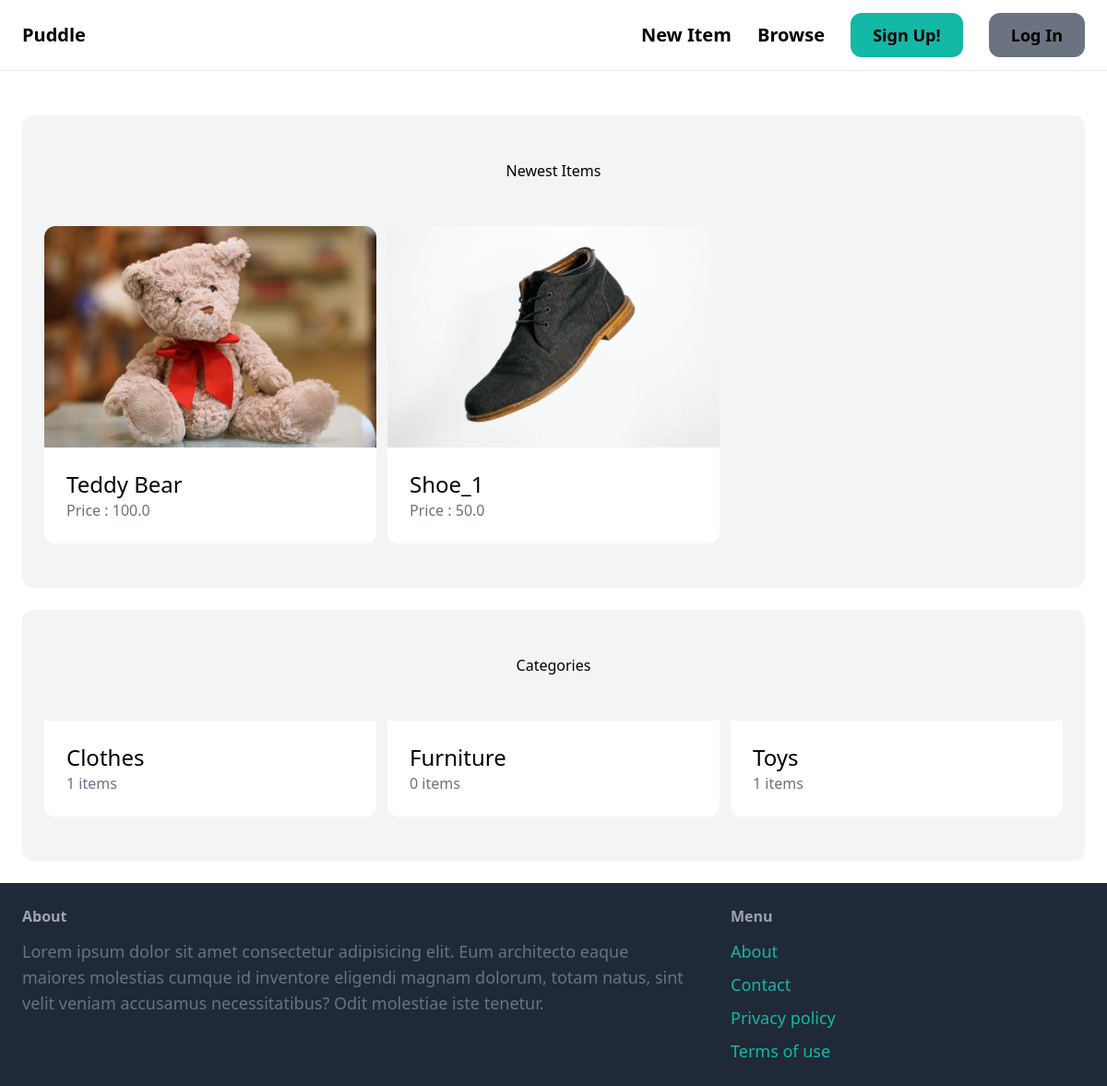
The app's page /, older data.
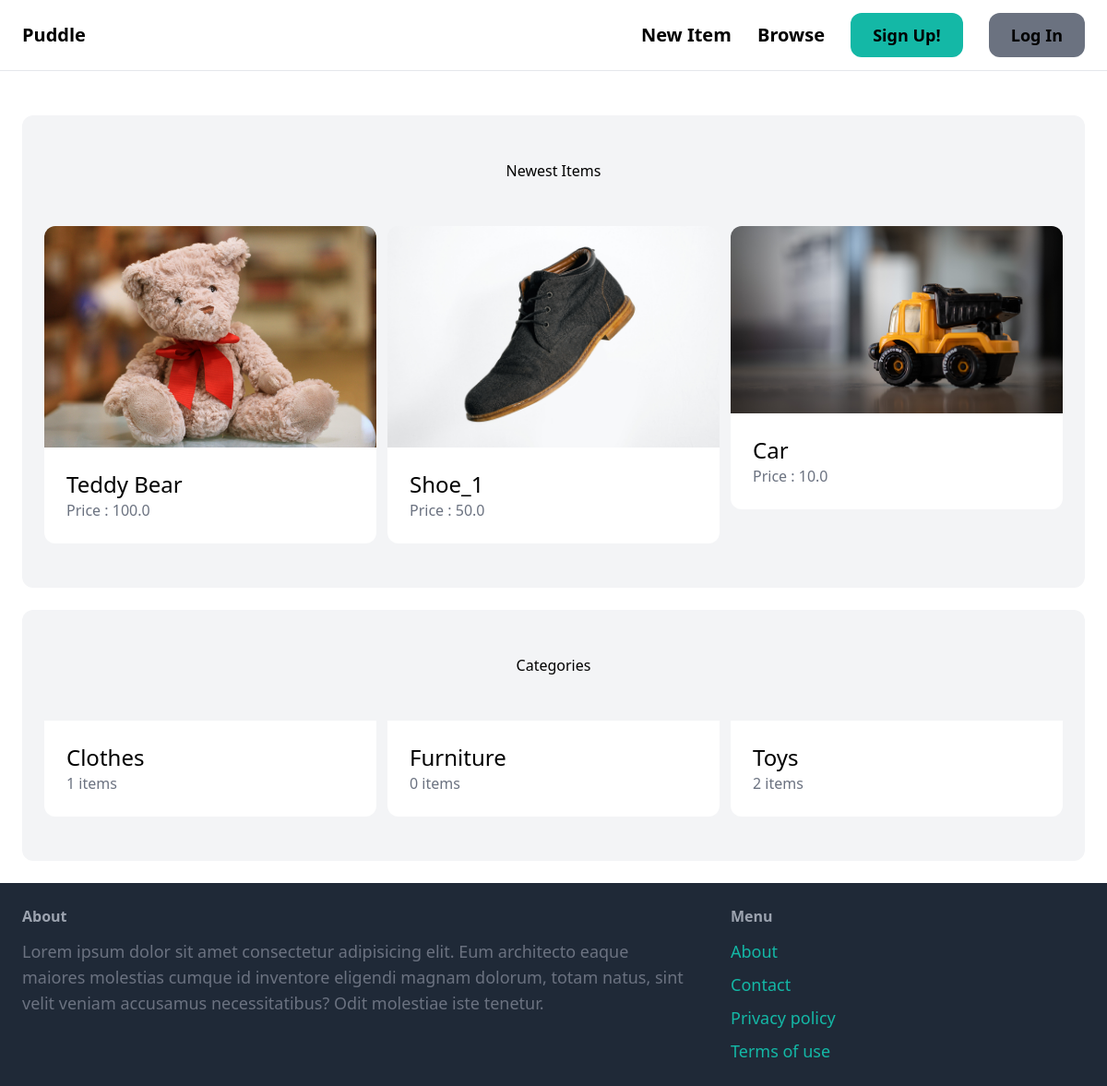
The same page, newer data.
### item/models.py (models this page shows, shortened)
class Item(models.Model):
    category = models.ForeignKey(Category, related_name='items', on_delete=models.CASCADE)
    name = models.CharField(max_length=255)
    description = models.TextField(blank=True, null=True)
    price = models.FloatField()
    image = models.ImageField(upload_to='item_images', blank=True, null=True)
    is_sold = models.BooleanField(default=False)
    created_by = models.ForeignKey(User, related_name='items', on_delete=models.CASCADE)
    created_at = models.DateTimeField(auto_now_add=True)

class Category(models.Model):
    name = models.CharField(max_length = 255)
    class Meta:
        ordering = ('name',)
        verbose_name_plural = 'Categories'

### core/views.py (the view)
# urls.py: path('', views.index, name='index'),
def index(request):
    items = Item.objects.filter(is_sold=False)[0:6]
    categories = Category.objects.all()
    return render(request, 'core/index.html', {
        'items': items,
        'categories': categories,
    })

### core/templates/core/index.html (shortened to what this page needs)
{% extends 'core/base.html' %}
{% block content %}
<div class="mt-6 px-6 py-12 bg-gray-100 rounded-xl">
    <h2 class="mb-12 text=2xl text-center">Newest Items</h2>
    <div class="grid grid-cols-3 gap-3">
        {% for item in items %}
            <div>
                <a href="{% url 'item:detail' item.id %}">
                    <div>
                        <img src="{{ item.image.url }}" class="rounded-t-xl">
                    </div>
                    <div class="p-6 bg-white rounded-b-xl">
                        <h2 class="text-2xl">{{ item.name }}</h2>
                        <p class="text-gray-500">Price : {{ item.price }}</p>
                    </div>
                </a>
            </div>
        {% endfor %}
    </div>
</div>
<div class="mt-6 px-6 py-12 bg-gray-100 rounded-xl">
    <h2 class="mb-12 text=2xl text-center">Categories</h2>
    <div class="grid grid-cols-3 gap-3">
        {% for category in categories %}
            <div>
                <a href="#">
                    <div class="p-6 bg-white rounded-b-xl">
                        <h2 class="text-2xl">{{ category.name }}</h2>
                        <p class="text-gray-500">{{ category.items.count }} items</p>
                    </div>
                </a>
            </div>
        {% endfor %}
    </div>
</div>
{% endblock %}

Row changes from the older to the newer data that the page shows:
added Item: image (picture), name "Car", price "10.0"
computed for Category "Toys": items.count "1" → "2"
